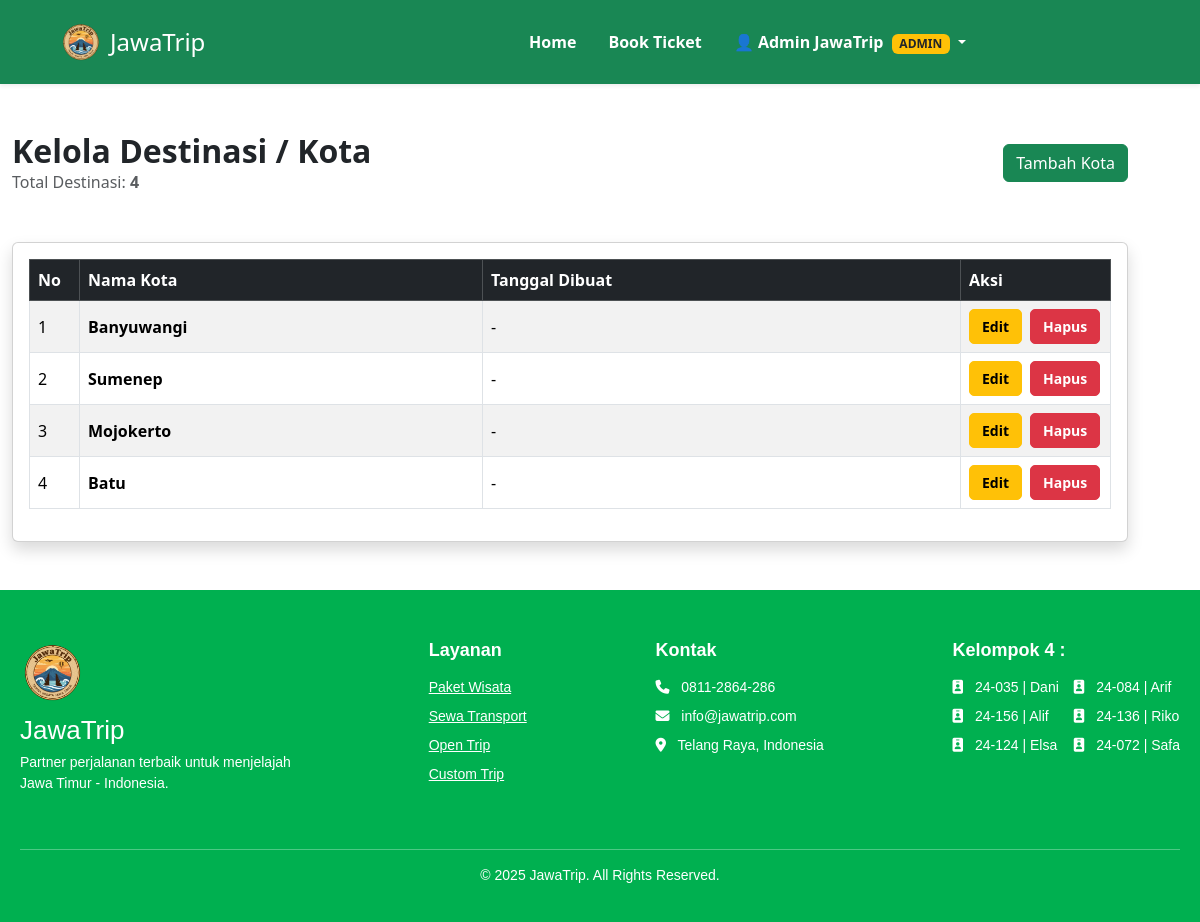
Page /admin/kota_list.php (signed in) on the committed database.
### tables this page shows
CREATE TABLE `kota` (
  `id_kota` int(11) NOT NULL,
  `nama_kota` varchar(100) NOT NULL,
  `gambar_kota` varchar(255) DEFAULT NULL
);

### admin/kota_list.php (the view, shortened to what this page needs)
<?php
include '../koneksi.php';
include '../includes/header.php';
include '../includes/navbar.php';
$q_count = mysqli_query($conn, "SELECT COUNT(*) total FROM kota");
$total_kota = mysqli_fetch_assoc($q_count)['total'] ?? 0;
$query = "SELECT * FROM kota ORDER BY id_kota DESC";
$data_kota = mysqli_query($conn, $query);
?>
<div class="container py-5">
    <div class="d-flex align-items-center justify-content-between mb-5">
        <div>
            <h2 class="fw-bold mb-0">Kelola Destinasi / Kota</h2>
            <p class="text-muted mb-0">Total Destinasi: <strong><?= $total_kota ?></strong></p>
        </div>
        <a href="tambah_kota.php" class="btn btn-success">
            <i class="bi bi-plus-lg"></i> Tambah Kota
        </a>
    </div>
    <div class="card shadow">
        <div class="card-body">
            <?php if (mysqli_num_rows($data_kota) > 0): ?>
            <div class="table-responsive">
                <table class="table table-bordered table-striped align-middle">
                    <thead class="table-dark">
                        <tr>
                            <th style="width: 50px;">No</th>
                            <th>Nama Kota</th>
                            <th>Tanggal Dibuat</th>
                            <th style="width: 150px;">Aksi</th>
                        </tr>
                    </thead>
                    <tbody>
                        <?php $no = 1; while ($row = mysqli_fetch_assoc($data_kota)): ?>
                        <tr>
                            <td><?= $no++ ?></td>
                            <td><strong><?= htmlspecialchars($row['nama_kota']) ?></strong></td>
                            <td><?= isset($row['created_at']) ? date('d M Y', strtotime($row['created_at'])) : '-' ?></td>
                            <td>
                                <div class="d-flex gap-2">
                                    <a href="edit_kota.php?id=<?= $row['id_kota'] ?>"
                                       class="btn btn-sm btn-warning fw-bold"
                                       title="Edit Kota"
                                       style="padding: 6px 12px; border-radius: 5px;">
                                        <i class="bi bi-pencil-square"></i> Edit
                                    </a>
                                    <form method="POST" action="delete_kota.php" class="d-inline">
                                        <button type="submit" class="btn btn-sm btn-danger fw-bold"
                                                onclick="return confirm('Yakin hapus kota ini?');"
                                                style="padding: 6px 12px; border-radius: 5px;">
                                            <i class="bi bi-trash-fill"></i> Hapus
                                        </button>
                                    </form>
                                </div>
                            </td>
                        </tr>
                        <?php endwhile; ?>
                    </tbody>
                </table>
            </div>
            <?php else: ?>
            <div class="alert alert-info">
                <i class="bi bi-info-circle"></i> Belum ada data kota. <a href="tambah_kota.php">Tambah kota baru</a>
            </div>
            <?php endif; ?>
        </div>
    </div>
</div>
<?php include 'footer_admin.php'; ?>

### assets/dashboard_home.css (style rules this page uses)
html, body { margin: 0; padding: 0; }
@media (min-width: 992px) { main, .container, section { margin-left: 0; } }

### rows in the picture
kota: nama_kota "Banyuwangi"
kota: nama_kota "Sumenep"
kota: nama_kota "Mojokerto"
kota: nama_kota "Batu"

### other values in the picture
$username "Admin JawaTrip"
$total_kota "4"
